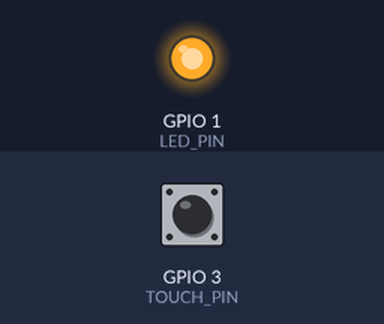
This sketch was run on a simulated Seeed XIAO ESP32-S3. Parts: output pins drawn as LEDs (lit = HIGH). Inputs (shaded band) come from the test bench; at power-on: GPIO 3 (TOUCH_PIN) HIGH. What the sketch prints to the serial monitor is not drawn.

Above: at 0.1 s.
Timing chart, 0 to 1.6 s (numbered marks = the images above):
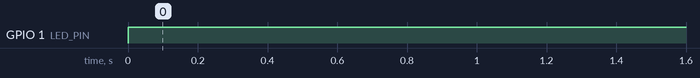

The sketch:

example_2.ino
```cpp
// Reads the capacitive touch pad on D2 (TOUCH3), prints the raw touch value to serial, and lights the D0 LED when a touch is detected (value < 20000).
//
// Buy this module: https://shillehtek.com/products/xiao-seeed-esp32s3-pre-soldered-with-usb-c-cable
// Full manual: https://shillehtek.com/blogs/shillehtek-product-manuals/xiao-seeed-esp32s3-pre-soldered-with-usb-c-cable-manual
// More examples: https://github.com/shillehbean/shillehtek-examples
//

// XIAO ESP32-S3 - Capacitive touch sensor on D2 (TOUCH3)
// Reading drops when the pad is touched.

#define TOUCH_PIN D2   // GPIO3 (TOUCH3)
#define LED_PIN   D0   // GPIO1

void setup() {
  Serial.begin(115200);
  pinMode(LED_PIN, OUTPUT);
}

void loop() {
  int v = touchRead(TOUCH_PIN);
  Serial.println(v);
  digitalWrite(LED_PIN, v < 20000 ? HIGH : LOW);
  delay(50);
}
```

Measured:
- by itself, GPIO 1 (LED_PIN): LOW → HIGH at 0.00 s
